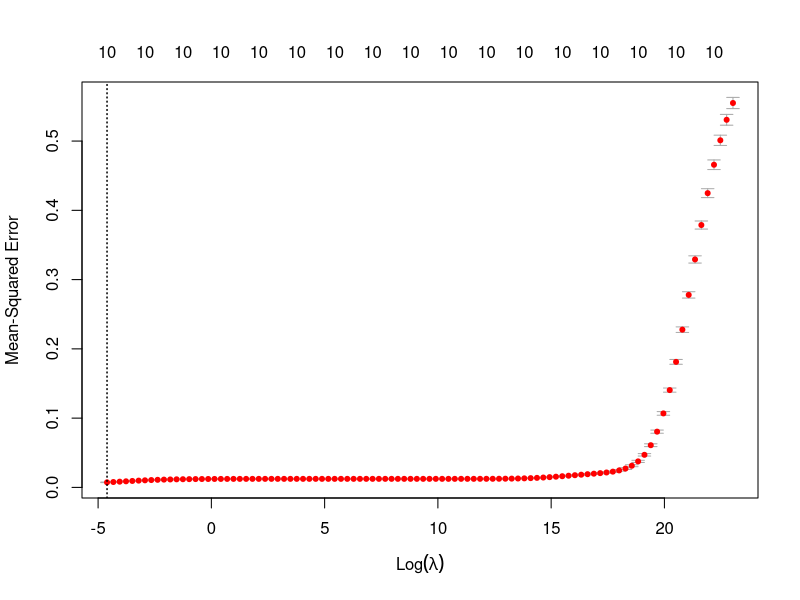
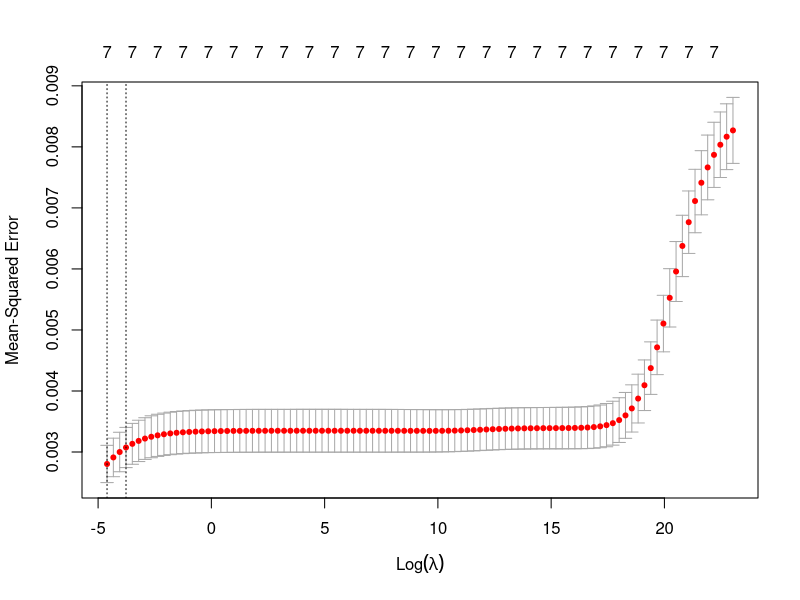

These charts were generated, in order, by the following R code:
## Ridge regression for rpy 3 yr

library(glmnet)

#read csv
rpy3yr <- read.csv("../data/cleaned_data/rpy3yr_tbl.csv",row.names = 1)
rpy3yr_test <- read.csv("../data/cleaned_data/rpy3yr_test.csv",row.names = 1)
rpy3yr_train <- read.csv("../data/cleaned_data/rpy3yr_train.csv",row.names = 1)
#convert them to matrix
rpy3yr <- as.matrix(rpy3yr)
rpy3yr_test <- as.matrix(rpy3yr_test)
rpy3yr_train <- as.matrix(rpy3yr_train)


# Predictors and Response variables
rpy3yr_x <- rpy3yr[,c(2:11)]
rpy3yr_y <- rpy3yr[,1]

rpy3yr_test_x <- rpy3yr_test[,c(2:11)]
rpy3yr_test_y <- rpy3yr_test[,1]

rpy3yr_train_x <- rpy3yr_train[,c(2:11)]
rpy3yr_train_y <- rpy3yr_train[,1]


# The output from the fitting function will give you a 
#list of models (from which you will select the "best" model);
#save() this output in a .RData file.
#save(cv.out, file = "")
grid = 10^seq(10,-2,length =100)

#take out missing values
train_cc <- complete.cases(rpy3yr_train_x) & complete.cases(rpy3yr_train_y)
rpy3yr_train_x <- rpy3yr_train[train_cc,c(2:11)]
rpy3yr_train_y <- rpy3yr_train[train_cc,1]

test_cc <- complete.cases(rpy3yr_test_x) & complete.cases(rpy3yr_test_y)
rpy3yr_test_x <- rpy3yr_test[test_cc,c(2:11)]
rpy3yr_test_y <- rpy3yr_test[test_cc,1]

cc <- complete.cases(rpy3yr_x) & complete.cases(rpy3yr_y)
rpy3yr_x <- rpy3yr[cc,c(2:11)]
rpy3yr_y <- rpy3yr[cc,1]



set.seed(1)
rpy3yr_rr_cv_out = cv.glmnet(rpy3yr_train_x,rpy3yr_train_y, alpha = 0, lambda = grid, standardize = FALSE, intercept = FALSE)


# in RR look for $lambda.min from the output of cv.glmnet()
rpy3yr_rr_bestlam=rpy3yr_rr_cv_out$lambda.min


##best fitted lambda on test set to calculate MSE
rpy3yr_ridge <- glmnet(rpy3yr_train_x,rpy3yr_train_y,alpha=0, lambda =grid , intercept = FALSE)
rpy3yr_ridge_pred <- predict(rpy3yr_ridge, s= rpy3yr_rr_bestlam, newx = rpy3yr_test_x)
rpy3yr_ridge_test_mse <- mean((rpy3yr_ridge_pred - rpy3yr_test_y)^2)

#full data
rpy3yr_ridge_out <- glmnet(rpy3yr_x,rpy3yr_y, alpha = 0, intercept = FALSE)
rpy3yr_ridge_full_fit <- predict(rpy3yr_ridge_out, type = "coefficients", s = rpy3yr_rr_bestlam)
rpy3yr_rr_coef <- as.matrix(rpy3yr_ridge_full_fit)


# Plot the cross-validation errors in terms of the tunning parameter to visualize which parameter gives the "best" model:

png(file = "../images/rpy3yr_ridge_regression.png")
plot(rpy3yr_rr_cv_out)
dev.off



## Ridge regression for CDR3


#read csv
cdr3 <- read.csv("../data/cleaned_data/cdr3_tbl.csv",row.names = 1)
cdr3_test <- read.csv("../data/cleaned_data/cdr3_test.csv",row.names = 1)
cdr3_train <- read.csv("../data/cleaned_data/cdr3_train.csv",row.names = 1)
#convert them to matrix
cdr3 <- as.matrix(cdr3)
cdr3_test <- as.matrix(cdr3_test)
cdr3_train <- as.matrix(cdr3_train)

grid = 10^seq(10,-2,length =100)

# Predictors and Response variables
cdr3_x <- cdr3[,c(2:8)]
cdr3_y <- cdr3[,1]

cdr3_test_x <- cdr3_test[,c(2:8)]
cdr3_test_y <- cdr3_test[,1]

cdr3_train_x <- cdr3_train[,c(2:8)]
cdr3_train_y <- cdr3_train[,1]


#take out missing values
cdr3_train_cc <- complete.cases(cdr3_train_x) & complete.cases(cdr3_train_y)
cdr3_train_x <- cdr3_train[cdr3_train_cc,c(2:8)]
cdr3_train_y <- cdr3_train[cdr3_train_cc,1]

cdr3_test_cc <- complete.cases(cdr3_test_x) & complete.cases(cdr3_test_y)
cdr3_test_x <- cdr3_test[cdr3_test_cc,c(2:8)]
cdr3_test_y <- cdr3_test[cdr3_test_cc,1]

cdr3_cc <- complete.cases(cdr3_x) & complete.cases(cdr3_y)
cdr3_x <- cdr3[cdr3_cc,c(2:8)]
cdr3_y <- cdr3[cdr3_cc,1]



set.seed(1)
cdr3_rr_cv_out = cv.glmnet(cdr3_train_x,cdr3_train_y, alpha = 0, lambda = grid, standardize = FALSE, intercept = FALSE)


# in RR look for $lambda.min from the output of cv.glmnet()
cdr3_rr_bestlam=cdr3_rr_cv_out$lambda.min


##best fitted lambda on test set to calculate MSE
cdr3_ridge <- glmnet(cdr3_train_x,cdr3_train_y,alpha=0, lambda =grid , intercept = FALSE)
cdr3_ridge_pred <- predict(cdr3_ridge, s= cdr3_rr_bestlam, newx = cdr3_test_x)
cdr3_ridge_test_mse <- mean((cdr3_ridge_pred - cdr3_test_y)^2)

#full data
cdr3_ridge_out <- glmnet(cdr3_x,cdr3_y, alpha = 0, intercept = FALSE)
cdr3_ridge_full_fit <- predict(cdr3_ridge_out, type = "coefficients", s = cdr3_rr_bestlam)
cdr3_rr_coef <- as.matrix(cdr3_ridge_full_fit)


# Plot the cross-validation errors in terms of the tunning parameter to visualize which parameter gives the "best" model:

png(file = "../images/cdr3_ridge_regression.png")
plot(cdr3_rr_cv_out)
dev.off






save(rpy3yr_rr_cv_out, cdr3_rr_cv_out,
     rpy3yr_rr_bestlam, cdr3_rr_bestlam,
     rpy3yr_ridge_test_mse, cdr3_ridge_test_mse,
     rpy3yr_ridge_full_fit, cdr3_ridge_full_fit,
     rpy3yr_rr_coef, cdr3_rr_coef,
     file = "../data/ridge.RData" )

